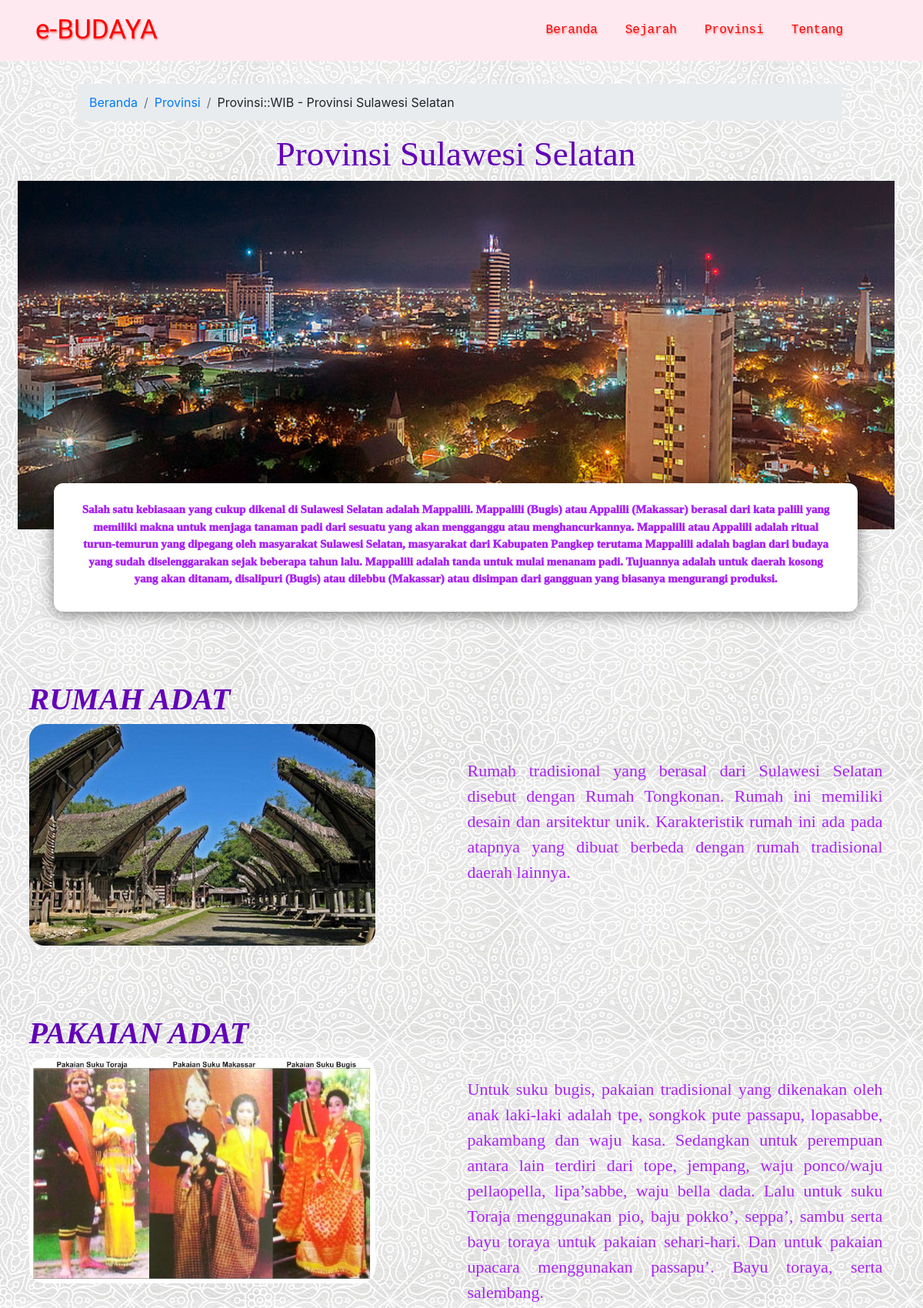
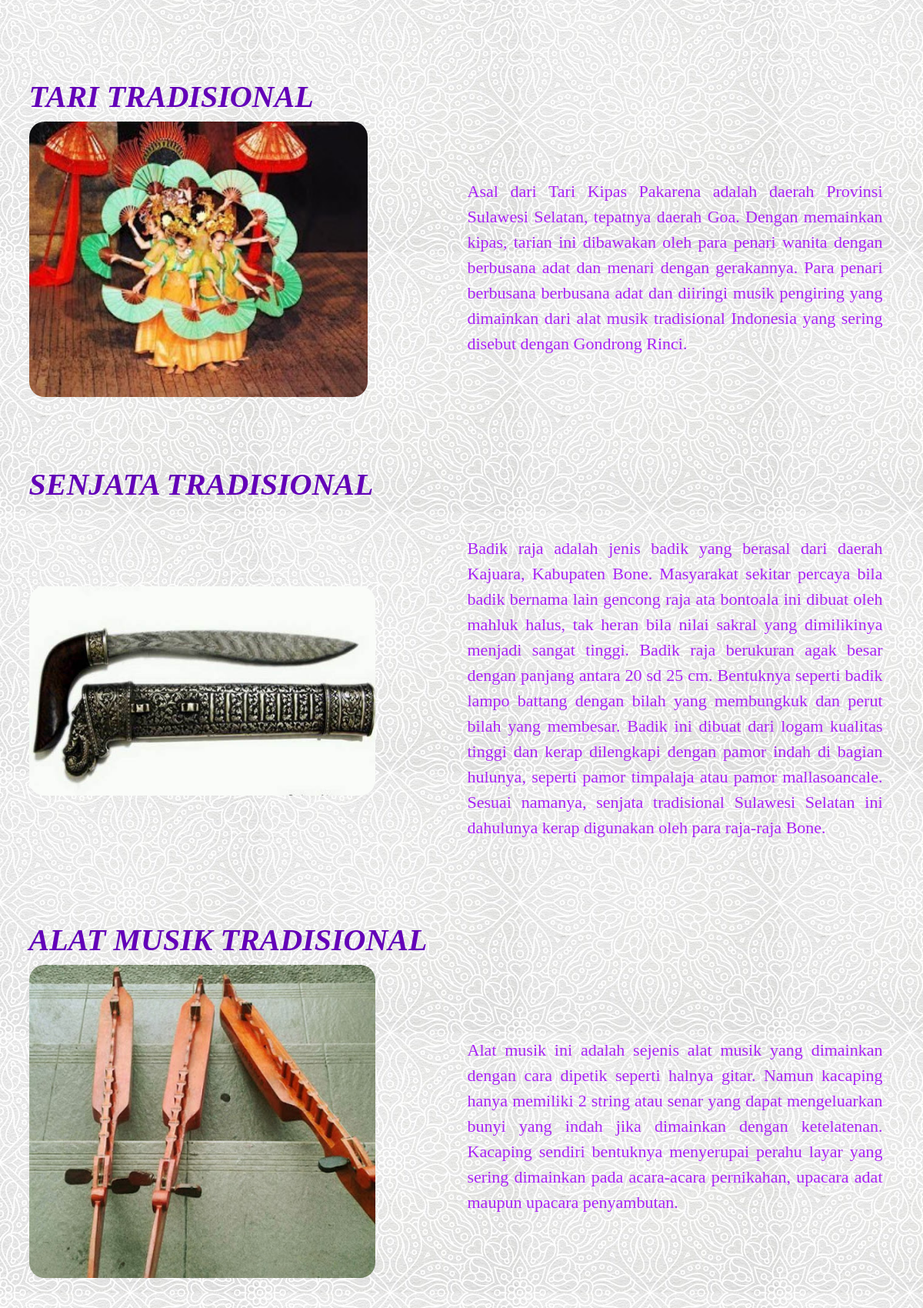
Page /provsulsel.php (upper part) on the committed database (2 pictures, top to bottom).
### tables this page shows
CREATE TABLE `provinsi` (
  `id_prov` int(35) NOT NULL,
  `nama_prov` varchar(200) NOT NULL,
  `isi_prov` longtext NOT NULL,
  `gambar_prov` varchar(200) NOT NULL,
  `isi_rmh` mediumtext NOT NULL,
  `isi_pakaian` mediumtext NOT NULL,
  `isi_tari` mediumtext NOT NULL,
  `isi_senjata` mediumtext NOT NULL,
  `isi_alat` mediumtext NOT NULL,
  `isi_mkn` mediumtext NOT NULL
);

### provsulsel.php (the view, shortened to what this page needs)
<?php
  require "inc/koneksi.php";
  $query = mysqli_query($con, "SELECT * FROM provinsi where id_prov = '2'");
  $data = mysqli_fetch_assoc($query);
?>
<?php
  include "header.php";
?>
  <nav aria-label="breadcrumb" style="margin-top: 30px; margin-left: 100px; width: 84%;">
    <ol class="breadcrumb">
      <li class="breadcrumb-item">
        <a href="index.php">Beranda</a>
      </li>
      <li class="breadcrumb-item">
        <a href="provinsi.php">Provinsi</a>
      </li>
      <li class="breadcrumb-item">Provinsi::WIB - Provinsi Sulawesi Selatan</li>
    </ol>
  </nav>
      <div class="provsulsel">
        <div class="container">
          <h2 class="display-4" style="margin-top: 10px;"><?=$data['nama_prov'];?></h2>
          <div class="row justify-content-center">
            <img src="upload/<?=$data['gambar_prov'];?>" alt="jabar">
          </div>
        </div>
      </div>
      <div class="container">
          <div class="row justify-content-center">
            <div class="col-lg-11 desc-sulsel">
              <p><?=$data['isi_prov'];?></p>
            </div>
          </div>
          <div class="row rmhsulsel">
            <div class="col-lg-6">
              <h5>Rumah Adat</h5>
              <img src="assets/img/Kebudayaan-Sulawesi-Selatan.jpg" alt="Rumah Adat Sulsel" class="img-fluid">
            </div>
            <div class="col-lg-6">
              <p><?=$data['isi_rmh'];?></p>
            </div>
          </div>
          <div class="row pakaiansulsel">
            <div class="col-lg-6">
              <h5>Pakaian Adat</h5>
              <img src="assets/img/Pakaian-Adat-Sulawesi-Selatan.jpg" alt="Pakaian Adat Sulsel" class="img-fluid">
            </div>
            <div class="col-lg-6">
              <p><?=$data['isi_pakaian'];?></p>
            </div>
          </div>
          <div class="row tarisulsel">
            <div class="col-lg-6">
              <h5>Tari Tradisional</h5>
              <img src="assets/img/Informasi-mengenai-Tari-Kipas-Pakarena-Sulawesi-Selatan-dan-Propertinya.jpg" alt="Tari Sulsel" class="img-fluid">
            </div>
            <div class="col-lg-6">
              <p><?=$data['isi_tari'];?></p>
            </div>
          </div>
          <div class="row senjatasulsel">
            <div class="col-lg-6">
              <h5>Senjata Tradisional</h5>
              <img src="assets/img/Senjata Tradisional Sulawesi Selatan - Badik Raja.jpg" alt="Senjata Sulsel" class="img-fluid">
            </div>
            <div class="col-lg-6">
              <p><?=$data['isi_senjata'];?></p>
            </div>
          </div>
          <div class="row alatmsksulsel">
            <div class="col-lg-6">
              <h5>Alat Musik Tradisional</h5>
              <img src="assets/img/Kacaping.jpg" alt="Alatmusik Sulsel" class="img-fluid">
            </div>
            <div class="col-lg-6">
              <p><?=$data['isi_alat'];?></p>
            </div>
          </div>
      </div>
<?php
  include "footer.php";
?>

### rows in the picture
provinsi: nama_prov "Provinsi Sulawesi Selatan", gambar_prov (picture), isi_prov "Salah satu kebiasaan yang cukup dikenal di Sulawesi Selatan adalah Mappalili. Mappalili (Bugis) atau Appalili (Makassar) berasal dari kata palili yang memiliki makna untuk menjaga tanaman padi dari sesuatu yang akan mengganggu atau menghancurkannya. Mappalili atau Appalili adalah ritual turun-temurun yang dipegang oleh masyarakat Sulawesi Selatan, masyarakat dari Kabupaten Pangkep terutama Mappalili adalah bagian dari budaya yang sudah diselenggarakan sejak beberapa tahun lalu. Mappalili adalah tanda untuk mulai menanam padi. Tujuannya adalah untuk daerah kosong yang akan ditanam, disalipuri (Bugis) atau dilebbu (Makassar) atau disimpan dari gangguan yang biasanya mengurangi produksi.", isi_rmh "Rumah tradisional yang berasal dari Sulawesi Selatan disebut dengan Rumah Tongkonan. Rumah ini memiliki desain dan arsitektur unik. Karakteristik rumah ini ada pada atapnya yang dibuat berbeda dengan rumah tradisional daerah lainnya.", isi_pakaian "Untuk suku bugis, pakaian tradisional yang dikenakan oleh anak laki-laki adalah tpe, songkok pute passapu, lopasabbe, pakambang dan waju kasa. Sedangkan untuk perempuan antara lain terdiri dari tope, jempang, waju ponco/waju pellaopella, lipa’sabbe, waju bella dada. Lalu untuk suku Toraja menggunakan pio, baju pokko’, seppa’, sambu serta bayu toraya untuk pakaian sehari-hari. Dan untuk pakaian upacara menggunakan passapu’. Bayu toraya, serta salembang.", isi_tari "Asal dari Tari Kipas Pakarena adalah daerah Provinsi Sulawesi Selatan, tepatnya daerah Goa. Dengan memainkan kipas, tarian ini dibawakan oleh para penari wanita dengan berbusana adat dan menari dengan gerakannya. Para penari berbusana berbusana adat dan diiringi musik pengiring yang dimainkan dari alat musik tradisional Indonesia yang sering disebut dengan Gondrong Rinci.", isi_senjata "Badik raja adalah jenis badik yang berasal dari daerah Kajuara, Kabupaten Bone. Masyarakat sekitar percaya bila badik bernama lain gencong raja ata bontoala ini dibuat oleh mahluk halus, tak heran bila nilai sakral yang dimilikinya menjadi sangat tinggi. Badik raja berukuran agak besar dengan panjang antara 20 sd 25 cm. Bentuknya seperti badik lampo battang dengan bilah yang membungkuk dan perut bilah yang membesar. Badik ini dibuat dari logam kualitas tinggi dan kerap dilengkapi dengan pamor indah di bagian hulunya, seperti pamor timpalaja atau pamor mallasoancale. Sesuai namanya, senjata tradisional Sulawesi Selatan ini dahulunya kerap digunakan oleh para raja-raja Bone.", isi_alat "Alat musik ini adalah sejenis alat musik yang dimainkan dengan cara dipetik seperti halnya gitar. Namun kacaping hanya memiliki 2 string atau senar yang dapat mengeluarkan bunyi yang indah jika dimainkan dengan ketelatenan. Kacaping sendiri bentuknya menyerupai perahu layar yang sering dimainkan pada acara-acara pernikahan, upacara adat maupun upacara penyambutan."
